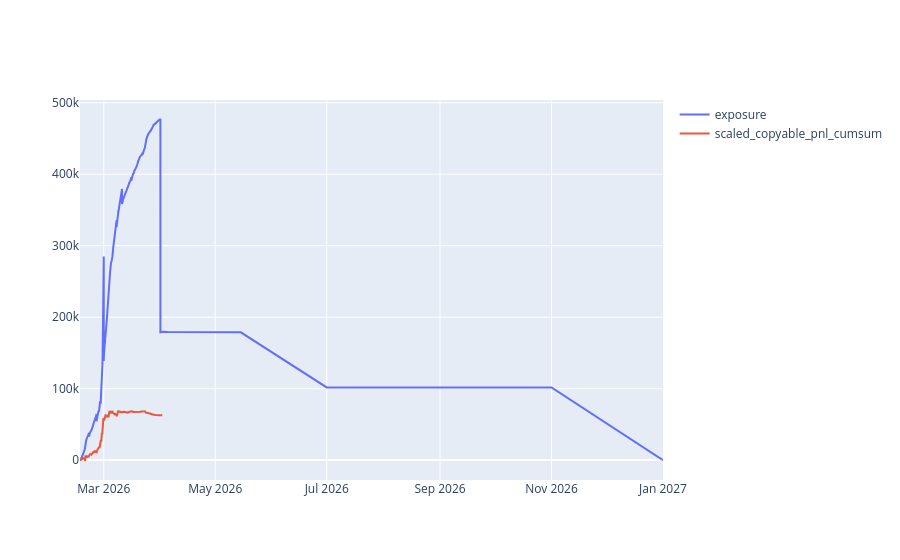

Notebook code for this chart:
### Code cell
df_plot = df.groupby('end_date_iso').agg(
    scaled_copyable_pnl=('scaled_copyable_pnl', 'sum'),
    ending_exposure=('scaled_copyable_pnl_exposure', 'sum'),
).reset_index()

df.sort_values('bucket', inplace=True)
df['scaled_copyable_pnl_cumsum'] = df['scaled_copyable_pnl'].cumsum()

df_pnl = df[['bucket', 'scaled_copyable_pnl_cumsum']].copy()

# exposure ends at EOD of end_date, so shift by 24h
df_exposure = df_plot[['end_date_iso', 'ending_exposure']].copy()
df_exposure['end_date_iso'] = pd.to_datetime(df_exposure['end_date_iso']) + pd.Timedelta(days=1)
df_exposure.rename(columns={'end_date_iso': 'dt', 'ending_exposure': 'exposure_delta'}, inplace=True)

resolution_exposure = df_exposure.groupby('dt').agg(exposure_delta=('exposure_delta', 'sum')).reset_index()
resolution_exposure['exposure_delta'] = resolution_exposure['exposure_delta'] * -1

buy_exposure = df[['bucket', 'scaled_copyable_pnl_exposure']].rename(columns={'bucket': 'dt', 'scaled_copyable_pnl_exposure': 'exposure_delta'})

df_exposure = ( pd.concat([resolution_exposure, buy_exposure], ignore_index=True)
    .reset_index(drop=True)
)

df_exposure.sort_values('dt', inplace=True)
df_exposure['exposure'] = df_exposure['exposure_delta'].cumsum()

# df_plot['end_date_iso'] = pd.to_datetime(df_plot['end_date_iso']) + pd.Timedelta(days=1)

import plotly.graph_objects as go

fig = go.Figure()

fig.add_trace(go.Scatter(
    x=df_exposure['dt'],
    y=df_exposure['exposure'],
    mode='lines',
    name='exposure'
))

fig.add_trace(go.Scatter(
    x=df_pnl['bucket'],
    y=df_pnl['scaled_copyable_pnl_cumsum'],
    mode='lines',
    name='scaled_copyable_pnl_cumsum'
))

fig.show()

### Figure 1 — Plotly figure (JSON) as saved in the notebook; plotly's stock layout.template omitted (floating-point values rounded to 4 significant figures; data arrays with more than 128 entries replaced by an {"elided": "..."} marker saying what was removed)
{"data": [{"mode": "lines", "name": "exposure", "type": "scatter", "x": {"elided": "17037 str values"}, "y": {"elided": "17037 float values"}}, {"mode": "lines", "name": "scaled_copyable_pnl_cumsum", "type": "scatter", "x": {"elided": "17006 str values"}, "y": {"elided": "17006 float values"}}], "layout": {}}
